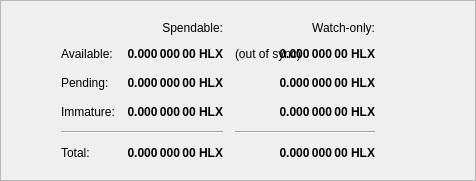
                <widget class="QFrame" name="frame">
                    <property name="frameShape">
                        <enum>QFrame::StyledPanel</enum>
                    </property>
                    <property name="frameShadow">
                        <enum>QFrame::Raised</enum>
                    </property>
                    <layout class="QHBoxLayout">
                         <item>
                            <spacer name="horizontalSpacerWalletSecruity">
                                <property name="orientation">
                                    <enum>Qt::Horizontal</enum>
                                </property>
                                <property name="sizeHint" stdset="0">
                                    <size>
                                        <width>40</width>
                                        <height>1</height>
                                    </size>
                                </property>
                            </spacer>
                        </item>
                        <item>
                            <widget class="QFrame">
                                <layout class="QVBoxLayout" name="verticalLayout_4">
                                   
                                    <item>
                                        <layout class="QGridLayout" name="gridLayout">
                                            <property name="spacing">
                                                <number>12</number>
                                            </property>
                                            <item row="0" column="1">
                                                <widget class="QLabel" name="labelSpendable">
                                                    <property name="text">
                                                        <string>Spendable:</string>
                                                    </property>
                                                    <property name="alignment">
                                                        <set>Qt::AlignRight|Qt::AlignTrailing|Qt::AlignVCenter</set>
                                                    </property>
                                                </widget>
                                            </item>
                                            <item row="0" column="2">
                                                <widget class="QLabel" name="labelWatchonly">
                                                    <property name="text">
                                                        <string>Watch-only:</string>
                                                    </property>
                                                    <property name="alignment">
                                                        <set>Qt::AlignRight|Qt::AlignTrailing|Qt::AlignVCenter</set>
                                                    </property>
                                                </widget>
                                            </item>
                                            <item row="1" column="0">
                                                <widget class="QLabel" name="labelBalanceText">
                                                    <property name="text">
                                                        <string>Available:</string>
                                                    </property>
                                                </widget>
                                            </item>
                                            <item row="1" column="1">
                                                <widget class="QLabel" name="labelBalance">
                                                    <property name="font">
                                                        <font>
                                                            <weight>75</weight>
                                                            <bold>true</bold>
                                                        </font>
                                                    </property>
                                                    <property name="cursor">
                                                        <cursorShape>IBeamCursor</cursorShape>
                                                    </property>
                                                    <property name="toolTip">
                                                        <string>Your current spendable balance</string>
                                                    </property>
                                                    <property name="text">
                                                        <string notr="true">0.000 000 00 HLX</string>
                                                    </property>
                                                    <property name="alignment">
                                                        <set>Qt::AlignRight|Qt::AlignTrailing|Qt::AlignVCenter</set>
                                                    </property>
                                                    <property name="textInteractionFlags">
                                                        <set>Qt::LinksAccessibleByMouse|Qt::TextSelectableByKeyboard|Qt::TextSelectableByMouse</set>
                                                    </property>
                                                </widget>
                                            </item>
                                            <item row="1" column="2">
                                                <widget class="QLabel" name="labelWalletStatus">
                                                    <property name="toolTip">
                                                        <string>The displayed information may be out of date. Your wallet automatically synchronizes with the Hilux network after a connection is established, but this process has not completed yet.</string>
                                                    </property>
                                                    <property name="text">
                                                        <string notr="true">(out of sync)</string>
                                                    </property>
                                                    <property name="alignment">
                                                        <set>Qt::AlignLeading|Qt::AlignLeft|Qt::AlignVCenter</set>
                                                    </property>
                                                </widget>
                                            </item>
                                            <item row="1" column="2">
                                                <widget class="QLabel" name="labelWatchAvailable">
                                                    <property name="font">
                                                        <font>
                                                            <weight>75</weight>
                                                            <bold>true</bold>
                                                        </font>
                                                    </property>
                                                    <property name="cursor">
                                                        <cursorShape>IBeamCursor</cursorShape>
                                                    </property>
                                                    <property name="toolTip">
                                                        <string>Your current balance in watch-only addresses</string>
                                                    </property>
                                                    <property name="text">
                                                        <string notr="true">0.000 000 00 HLX</string>
                                                    </property>
                                                    <property name="alignment">
                                                        <set>Qt::AlignRight|Qt::AlignTrailing|Qt::AlignVCenter</set>
                                                    </property>
                                                    <property name="textInteractionFlags">
                                                        <set>Qt::LinksAccessibleByMouse|Qt::TextSelectableByKeyboard|Qt::TextSelectableByMouse</set>
                                                    </property>
                                                </widget>
                                            </item>
                                            <item row="2" column="0">
                                                <widget class="QLabel" name="labelPendingText">
                                                    <property name="text">
                                                        <string>Pending:</string>
                                                    </property>
                                                </widget>
                                            </item>
                                            <item row="2" column="1">
                                                <widget class="QLabel" name="labelUnconfirmed">
                                                    <property name="font">
                                                        <font>
                                                            <weight>75</weight>
                                                            <bold>true</bold>
                                                        </font>
                                                    </property>
                                                    <property name="cursor">
                                                        <cursorShape>IBeamCursor</cursorShape>
                                                    </property>
                                                    <property name="toolTip">
                                                        <string>Total of transactions that have yet to be confirmed, and do not yet count toward the spendable balance</string>
                                                    </property>
                                                    <property name="text">
                                                        <string notr="true">0.000 000 00 HLX</string>
                                                    </property>
                                                    <property name="alignment">
                                                        <set>Qt::AlignRight|Qt::AlignTrailing|Qt::AlignVCenter</set>
                                                    </property>
                                                    <property name="textInteractionFlags">
                                                        <set>Qt::LinksAccessibleByMouse|Qt::TextSelectableByKeyboard|Qt::TextSelectableByMouse</set>
                                                    </property>
                                                </widget>
                                            </item>
                                            <item row="2" column="2">
                                                <widget class="QLabel" name="labelWatchPending">
                                                    <property name="font">
                                                        <font>
                                                            <weight>75</weight>
                                                            <bold>true</bold>
                                                        </font>
                                                    </property>
                                                    <property name="cursor">
                                                        <cursorShape>IBeamCursor</cursorShape>
                                                    </property>
                                                    <property name="toolTip">
                                                        <string>Unconfirmed transactions to watch-only addresses</string>
                                                    </property>
                                                    <property name="text">
                                                        <string notr="true">0.000 000 00 HLX</string>
                                                    </property>
                                                    <property name="alignment">
                                                        <set>Qt::AlignRight|Qt::AlignTrailing|Qt::AlignVCenter</set>
                                                    </property>
                                                    <property name="textInteractionFlags">
                                                        <set>Qt::LinksAccessibleByMouse|Qt::TextSelectableByKeyboard|Qt::TextSelectableByMouse</set>
                                                    </property>
                                                </widget>
                                            </item>
                                            <item row="2" column="3">
                                                <spacer name="horizontalSpacer_2">
                                                    <property name="orientation">
                                                        <enum>Qt::Horizontal</enum>
                                                    </property>
                                                    <property name="sizeHint" stdset="0">
                                                        <size>
                                                            <width>40</width>
                                                            <height>20</height>
                                                        </size>
                                                    </property>
                                                </spacer>
                                            </item>
                                            <item row="3" column="0">
                                                <widget class="QLabel" name="labelImmatureText">
                                                    <property name="text">
                                                        <string>Immature:</string>
                                                    </property>
                                                </widget>
                                            </item>
                                            <item row="3" column="1">
                                                <widget class="QLabel" name="labelImmature">
                                                    <property name="font">
                                                        <font>
                                                            <weight>75</weight>
                                                            <bold>true</bold>
                                                        </font>
                                                    </property>
                                                    <property name="cursor">
                                                        <cursorShape>IBeamCursor</cursorShape>
                                                    </property>
                                                    <property name="toolTip">
                                                        <string>Mined balance that has not yet matured</string>
                                                    </property>
                                                    <property name="text">
                                                        <string notr="true">0.000 000 00 HLX</string>
                                                    </property>
                                                    <property name="alignment">
                                                        <set>Qt::AlignRight|Qt::AlignTrailing|Qt::AlignVCenter</set>
                                                    </property>
                                                    <property name="textInteractionFlags">
                                                        <set>Qt::LinksAccessibleByMouse|Qt::TextSelectableByKeyboard|Qt::TextSelectableByMouse</set>
                                                    </property>
                                                </widget>
                                            </item>
                                            <item row="3" column="2">
                                                <widget class="QLabel" name="labelWatchImmature">
                                                    <property name="font">
                                                        <font>
                                                            <weight>75</weight>
                                                            <bold>true</bold>
                                                        </font>
                                                    </property>
                                                    <property name="cursor">
                                                        <cursorShape>IBeamCursor</cursorShape>
                                                    </property>
                                                    <property name="toolTip">
                                                        <string>Mined balance in watch-only addresses that has not yet matured</string>
                                                    </property>
                                                    <property name="text">
                                                        <string notr="true">0.000 000 00 HLX</string>
                                                    </property>
                                                    <property name="alignment">
                                                        <set>Qt::AlignRight|Qt::AlignTrailing|Qt::AlignVCenter</set>
                                                    </property>
                                                    <property name="textInteractionFlags">
                                                        <set>Qt::LinksAccessibleByMouse|Qt::TextSelectableByKeyboard|Qt::TextSelectableByMouse</set>
                                                    </property>
                                                </widget>
                                            </item>
                                            <item row="4" column="0" colspan="2">
                                                <widget class="Line" name="lineSpendableBalance">
                                                    <property name="orientation">
                                                        <enum>Qt::Horizontal</enum>
                                                    </property>
                                                </widget>
                                            </item>
                                            <item row="4" column="2">
                                                <widget class="Line" name="lineWatchBalance">
                                                    <property name="sizePolicy">
                                                        <sizepolicy hsizetype="Preferred" vsizetype="Fixed">
                                                            <horstretch>0</horstretch>
                                                            <verstretch>0</verstretch>
                                                        </sizepolicy>
                                                    </property>
                                                    <property name="minimumSize">
                                                        <size>
                                                            <width>140</width>
                                                            <height>0</height>
                                                        </size>
                                                    </property>
                                                    <property name="orientation">
                                                        <enum>Qt::Horizontal</enum>
                                                    </property>
                                                </widget>
                                            </item>
                                            <item row="5" column="0">
                                                <widget class="QLabel" name="labelTotalText">
                                                    <property name="text">
                                                        <string>Total:</string>
                                                    </property>
                                                </widget>
                                            </item>
                                            <item row="5" column="1">
                                                <widget class="QLabel" name="labelTotal">
                                                    <property name="font">
                                                        <font>
                                                            <weight>75</weight>
                                                            <bold>true</bold>
                                                        </font>
                                                    </property>
                                                    <property name="cursor">
                                                        <cursorShape>IBeamCursor</cursorShape>
                                                    </property>
                                                    <property name="toolTip">
                                                        <string>Your current total balance</string>
                                                    </property>
                                                    <property name="text">
                                                        <string notr="true">0.000 000 00 HLX</string>
                                                    </property>
                                                    <property name="alignment">
                                                        <set>Qt::AlignRight|Qt::AlignTrailing|Qt::AlignVCenter</set>
                                                    </property>
                                                    <property name="textInteractionFlags">
                                                        <set>Qt::LinksAccessibleByMouse|Qt::TextSelectableByKeyboard|Qt::TextSelectableByMouse</set>
                                                    </property>
                                                </widget>
                                            </item>
                                            <item row="5" column="2">
                                                <widget class="QLabel" name="labelWatchTotal">
                                                    <property name="font">
                                                        <font>
                                                            <weight>75</weight>
                                                            <bold>true</bold>
                                                        </font>
                                                    </property>
                                                    <property name="cursor">
                                                        <cursorShape>IBeamCursor</cursorShape>
                                                    </property>
                                                    <property name="toolTip">
                                                        <string>Current total balance in watch-only addresses</string>
                                                    </property>
                                                    <property name="text">
                                                        <string notr="true">0.000 000 00 HLX</string>
                                                    </property>
                                                    <property name="alignment">
                                                        <set>Qt::AlignRight|Qt::AlignTrailing|Qt::AlignVCenter</set>
                                                    </property>
                                                    <property name="textInteractionFlags">
                                                        <set>Qt::LinksAccessibleByMouse|Qt::TextSelectableByKeyboard|Qt::TextSelectableByMouse</set>
                                                    </property>
                                                </widget>
                                            </item>
                                        </layout>
                                    </item>
                                </layout>
                            </widget>
                        </item>
                        <item>
                            <spacer name="horizontalSpacerWalletSecruity">
                                <property name="orientation">
                                    <enum>Qt::Horizontal</enum>
                                </property>
                                <property name="sizeHint" stdset="0">
                                    <size>
                                        <width>40</width>
                                        <height>1</height>
                                    </size>
                                </property>
                            </spacer>
                        </item>
                    </layout>
                </widget>
